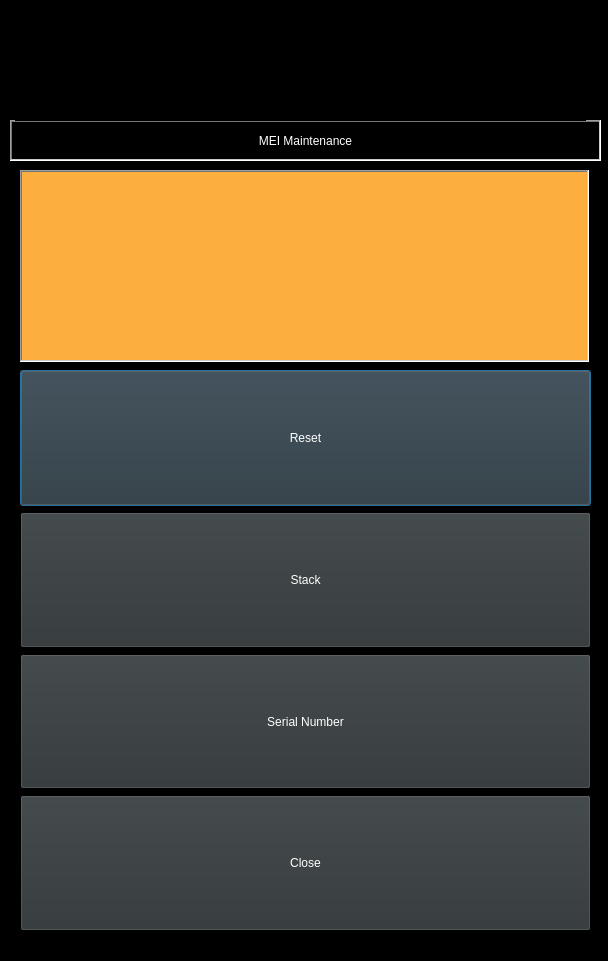
<?xml version="1.0" encoding="UTF-8"?>
<ui version="4.0">
 <class>MeiMaintenance</class>
 <widget class="QDialog" name="MeiMaintenance">
  <property name="geometry">
   <rect>
    <x>0</x>
    <y>0</y>
    <width>608</width>
    <height>961</height>
   </rect>
  </property>
  <property name="palette">
   <palette>
    <active>
     <colorrole role="WindowText">
      <brush brushstyle="SolidPattern">
       <color alpha="255">
        <red>255</red>
        <green>255</green>
        <blue>255</blue>
       </color>
      </brush>
     </colorrole>
     <colorrole role="Button">
      <brush brushstyle="SolidPattern">
       <color alpha="255">
        <red>0</red>
        <green>0</green>
        <blue>0</blue>
       </color>
      </brush>
     </colorrole>
     <colorrole role="Text">
      <brush brushstyle="SolidPattern">
       <color alpha="255">
        <red>255</red>
        <green>255</green>
        <blue>255</blue>
       </color>
      </brush>
     </colorrole>
     <colorrole role="ButtonText">
      <brush brushstyle="SolidPattern">
       <color alpha="255">
        <red>255</red>
        <green>255</green>
        <blue>255</blue>
       </color>
      </brush>
     </colorrole>
     <colorrole role="Base">
      <brush brushstyle="SolidPattern">
       <color alpha="255">
        <red>0</red>
        <green>0</green>
        <blue>0</blue>
       </color>
      </brush>
     </colorrole>
     <colorrole role="Window">
      <brush brushstyle="SolidPattern">
       <color alpha="255">
        <red>0</red>
        <green>0</green>
        <blue>0</blue>
       </color>
      </brush>
     </colorrole>
    </active>
    <inactive>
     <colorrole role="WindowText">
      <brush brushstyle="SolidPattern">
       <color alpha="255">
        <red>255</red>
        <green>255</green>
        <blue>255</blue>
       </color>
      </brush>
     </colorrole>
     <colorrole role="Button">
      <brush brushstyle="SolidPattern">
       <color alpha="255">
        <red>0</red>
        <green>0</green>
        <blue>0</blue>
       </color>
      </brush>
     </colorrole>
     <colorrole role="Text">
      <brush brushstyle="SolidPattern">
       <color alpha="255">
        <red>255</red>
        <green>255</green>
        <blue>255</blue>
       </color>
      </brush>
     </colorrole>
     <colorrole role="ButtonText">
      <brush brushstyle="SolidPattern">
       <color alpha="255">
        <red>255</red>
        <green>255</green>
        <blue>255</blue>
       </color>
      </brush>
     </colorrole>
     <colorrole role="Base">
      <brush brushstyle="SolidPattern">
       <color alpha="255">
        <red>0</red>
        <green>0</green>
        <blue>0</blue>
       </color>
      </brush>
     </colorrole>
     <colorrole role="Window">
      <brush brushstyle="SolidPattern">
       <color alpha="255">
        <red>0</red>
        <green>0</green>
        <blue>0</blue>
       </color>
      </brush>
     </colorrole>
    </inactive>
    <disabled>
     <colorrole role="WindowText">
      <brush brushstyle="SolidPattern">
       <color alpha="255">
        <red>190</red>
        <green>190</green>
        <blue>190</blue>
       </color>
      </brush>
     </colorrole>
     <colorrole role="Button">
      <brush brushstyle="SolidPattern">
       <color alpha="255">
        <red>0</red>
        <green>0</green>
        <blue>0</blue>
       </color>
      </brush>
     </colorrole>
     <colorrole role="Text">
      <brush brushstyle="SolidPattern">
       <color alpha="255">
        <red>190</red>
        <green>190</green>
        <blue>190</blue>
       </color>
      </brush>
     </colorrole>
     <colorrole role="ButtonText">
      <brush brushstyle="SolidPattern">
       <color alpha="255">
        <red>190</red>
        <green>190</green>
        <blue>190</blue>
       </color>
      </brush>
     </colorrole>
     <colorrole role="Base">
      <brush brushstyle="SolidPattern">
       <color alpha="255">
        <red>0</red>
        <green>0</green>
        <blue>0</blue>
       </color>
      </brush>
     </colorrole>
     <colorrole role="Window">
      <brush brushstyle="SolidPattern">
       <color alpha="255">
        <red>0</red>
        <green>0</green>
        <blue>0</blue>
       </color>
      </brush>
     </colorrole>
    </disabled>
   </palette>
  </property>
  <property name="windowTitle">
   <string>Dialog</string>
  </property>
  <widget class="QWidget" name="gridLayoutWidget">
   <property name="geometry">
    <rect>
     <x>20</x>
     <y>370</y>
     <width>571</width>
     <height>561</height>
    </rect>
   </property>
   <layout class="QGridLayout" name="gridLayout">
    <item row="0" column="0">
     <widget class="QPushButton" name="pushButton">
      <property name="sizePolicy">
       <sizepolicy hsizetype="MinimumExpanding" vsizetype="MinimumExpanding">
        <horstretch>0</horstretch>
        <verstretch>0</verstretch>
       </sizepolicy>
      </property>
      <property name="palette">
       <palette>
        <active>
         <colorrole role="Button">
          <brush brushstyle="SolidPattern">
           <color alpha="255">
            <red>46</red>
            <green>52</green>
            <blue>54</blue>
           </color>
          </brush>
         </colorrole>
        </active>
        <inactive>
         <colorrole role="Button">
          <brush brushstyle="SolidPattern">
           <color alpha="255">
            <red>46</red>
            <green>52</green>
            <blue>54</blue>
           </color>
          </brush>
         </colorrole>
        </inactive>
        <disabled>
         <colorrole role="Button">
          <brush brushstyle="SolidPattern">
           <color alpha="255">
            <red>46</red>
            <green>52</green>
            <blue>54</blue>
           </color>
          </brush>
         </colorrole>
        </disabled>
       </palette>
      </property>
      <property name="text">
       <string>Reset</string>
      </property>
     </widget>
    </item>
    <item row="2" column="0">
     <widget class="QPushButton" name="pushButton_3">
      <property name="sizePolicy">
       <sizepolicy hsizetype="Ignored" vsizetype="MinimumExpanding">
        <horstretch>0</horstretch>
        <verstretch>0</verstretch>
       </sizepolicy>
      </property>
      <property name="palette">
       <palette>
        <active>
         <colorrole role="Button">
          <brush brushstyle="SolidPattern">
           <color alpha="255">
            <red>46</red>
            <green>52</green>
            <blue>54</blue>
           </color>
          </brush>
         </colorrole>
        </active>
        <inactive>
         <colorrole role="Button">
          <brush brushstyle="SolidPattern">
           <color alpha="255">
            <red>46</red>
            <green>52</green>
            <blue>54</blue>
           </color>
          </brush>
         </colorrole>
        </inactive>
        <disabled>
         <colorrole role="Button">
          <brush brushstyle="SolidPattern">
           <color alpha="255">
            <red>46</red>
            <green>52</green>
            <blue>54</blue>
           </color>
          </brush>
         </colorrole>
        </disabled>
       </palette>
      </property>
      <property name="text">
       <string>Serial Number</string>
      </property>
     </widget>
    </item>
    <item row="1" column="0">
     <widget class="QPushButton" name="pushButton_2">
      <property name="sizePolicy">
       <sizepolicy hsizetype="MinimumExpanding" vsizetype="MinimumExpanding">
        <horstretch>0</horstretch>
        <verstretch>0</verstretch>
       </sizepolicy>
      </property>
      <property name="palette">
       <palette>
        <active>
         <colorrole role="Button">
          <brush brushstyle="SolidPattern">
           <color alpha="255">
            <red>46</red>
            <green>52</green>
            <blue>54</blue>
           </color>
          </brush>
         </colorrole>
        </active>
        <inactive>
         <colorrole role="Button">
          <brush brushstyle="SolidPattern">
           <color alpha="255">
            <red>46</red>
            <green>52</green>
            <blue>54</blue>
           </color>
          </brush>
         </colorrole>
        </inactive>
        <disabled>
         <colorrole role="Button">
          <brush brushstyle="SolidPattern">
           <color alpha="255">
            <red>46</red>
            <green>52</green>
            <blue>54</blue>
           </color>
          </brush>
         </colorrole>
        </disabled>
       </palette>
      </property>
      <property name="text">
       <string>Stack</string>
      </property>
     </widget>
    </item>
    <item row="3" column="0">
     <widget class="QPushButton" name="pushButton_4">
      <property name="sizePolicy">
       <sizepolicy hsizetype="Minimum" vsizetype="MinimumExpanding">
        <horstretch>0</horstretch>
        <verstretch>0</verstretch>
       </sizepolicy>
      </property>
      <property name="palette">
       <palette>
        <active>
         <colorrole role="Button">
          <brush brushstyle="SolidPattern">
           <color alpha="255">
            <red>46</red>
            <green>52</green>
            <blue>54</blue>
           </color>
          </brush>
         </colorrole>
        </active>
        <inactive>
         <colorrole role="Button">
          <brush brushstyle="SolidPattern">
           <color alpha="255">
            <red>46</red>
            <green>52</green>
            <blue>54</blue>
           </color>
          </brush>
         </colorrole>
        </inactive>
        <disabled>
         <colorrole role="Button">
          <brush brushstyle="SolidPattern">
           <color alpha="255">
            <red>46</red>
            <green>52</green>
            <blue>54</blue>
           </color>
          </brush>
         </colorrole>
        </disabled>
       </palette>
      </property>
      <property name="text">
       <string>Close</string>
      </property>
     </widget>
    </item>
   </layout>
  </widget>
  <widget class="QLabel" name="label">
   <property name="geometry">
    <rect>
     <x>10</x>
     <y>120</y>
     <width>591</width>
     <height>41</height>
    </rect>
   </property>
   <property name="palette">
    <palette>
     <active>
      <colorrole role="Button">
       <brush brushstyle="SolidPattern">
        <color alpha="255">
         <red>164</red>
         <green>0</green>
         <blue>0</blue>
        </color>
       </brush>
      </colorrole>
      <colorrole role="Base">
       <brush brushstyle="SolidPattern">
        <color alpha="255">
         <red>164</red>
         <green>0</green>
         <blue>0</blue>
        </color>
       </brush>
      </colorrole>
      <colorrole role="Window">
       <brush brushstyle="SolidPattern">
        <color alpha="255">
         <red>164</red>
         <green>0</green>
         <blue>0</blue>
        </color>
       </brush>
      </colorrole>
     </active>
     <inactive>
      <colorrole role="Button">
       <brush brushstyle="SolidPattern">
        <color alpha="255">
         <red>164</red>
         <green>0</green>
         <blue>0</blue>
        </color>
       </brush>
      </colorrole>
      <colorrole role="Base">
       <brush brushstyle="SolidPattern">
        <color alpha="255">
         <red>164</red>
         <green>0</green>
         <blue>0</blue>
        </color>
       </brush>
      </colorrole>
      <colorrole role="Window">
       <brush brushstyle="SolidPattern">
        <color alpha="255">
         <red>164</red>
         <green>0</green>
         <blue>0</blue>
        </color>
       </brush>
      </colorrole>
     </inactive>
     <disabled>
      <colorrole role="Button">
       <brush brushstyle="SolidPattern">
        <color alpha="255">
         <red>164</red>
         <green>0</green>
         <blue>0</blue>
        </color>
       </brush>
      </colorrole>
      <colorrole role="Base">
       <brush brushstyle="SolidPattern">
        <color alpha="255">
         <red>164</red>
         <green>0</green>
         <blue>0</blue>
        </color>
       </brush>
      </colorrole>
      <colorrole role="Window">
       <brush brushstyle="SolidPattern">
        <color alpha="255">
         <red>164</red>
         <green>0</green>
         <blue>0</blue>
        </color>
       </brush>
      </colorrole>
     </disabled>
    </palette>
   </property>
   <property name="frameShape">
    <enum>QFrame::WinPanel</enum>
   </property>
   <property name="frameShadow">
    <enum>QFrame::Sunken</enum>
   </property>
   <property name="text">
    <string>MEI Maintenance</string>
   </property>
   <property name="alignment">
    <set>Qt::AlignCenter</set>
   </property>
  </widget>
  <widget class="QGraphicsView" name="graphicsView">
   <property name="geometry">
    <rect>
     <x>0</x>
     <y>0</y>
     <width>608</width>
     <height>971</height>
    </rect>
   </property>
   <property name="verticalScrollBarPolicy">
    <enum>Qt::ScrollBarAlwaysOff</enum>
   </property>
   <property name="horizontalScrollBarPolicy">
    <enum>Qt::ScrollBarAlwaysOff</enum>
   </property>
  </widget>
  <widget class="QGraphicsView" name="graphicsView_2">
   <property name="geometry">
    <rect>
     <x>15</x>
     <y>10</y>
     <width>571</width>
     <height>111</height>
    </rect>
   </property>
  </widget>
  <widget class="QTextBrowser" name="textBrowser">
   <property name="geometry">
    <rect>
     <x>20</x>
     <y>170</y>
     <width>569</width>
     <height>192</height>
    </rect>
   </property>
   <property name="palette">
    <palette>
     <active>
      <colorrole role="Button">
       <brush brushstyle="SolidPattern">
        <color alpha="255">
         <red>0</red>
         <green>0</green>
         <blue>0</blue>
        </color>
       </brush>
      </colorrole>
      <colorrole role="Base">
       <brush brushstyle="SolidPattern">
        <color alpha="255">
         <red>252</red>
         <green>175</green>
         <blue>62</blue>
        </color>
       </brush>
      </colorrole>
     </active>
     <inactive>
      <colorrole role="Button">
       <brush brushstyle="SolidPattern">
        <color alpha="255">
         <red>0</red>
         <green>0</green>
         <blue>0</blue>
        </color>
       </brush>
      </colorrole>
      <colorrole role="Base">
       <brush brushstyle="SolidPattern">
        <color alpha="255">
         <red>252</red>
         <green>175</green>
         <blue>62</blue>
        </color>
       </brush>
      </colorrole>
     </inactive>
     <disabled>
      <colorrole role="Button">
       <brush brushstyle="SolidPattern">
        <color alpha="255">
         <red>0</red>
         <green>0</green>
         <blue>0</blue>
        </color>
       </brush>
      </colorrole>
      <colorrole role="Base">
       <brush brushstyle="SolidPattern">
        <color alpha="255">
         <red>0</red>
         <green>0</green>
         <blue>0</blue>
        </color>
       </brush>
      </colorrole>
     </disabled>
    </palette>
   </property>
   <property name="frameShape">
    <enum>QFrame::WinPanel</enum>
   </property>
  </widget>
  <zorder>graphicsView</zorder>
  <zorder>gridLayoutWidget</zorder>
  <zorder>label</zorder>
  <zorder>graphicsView_2</zorder>
  <zorder>textBrowser</zorder>
 </widget>
 <resources/>
 <connections/>
</ui>
